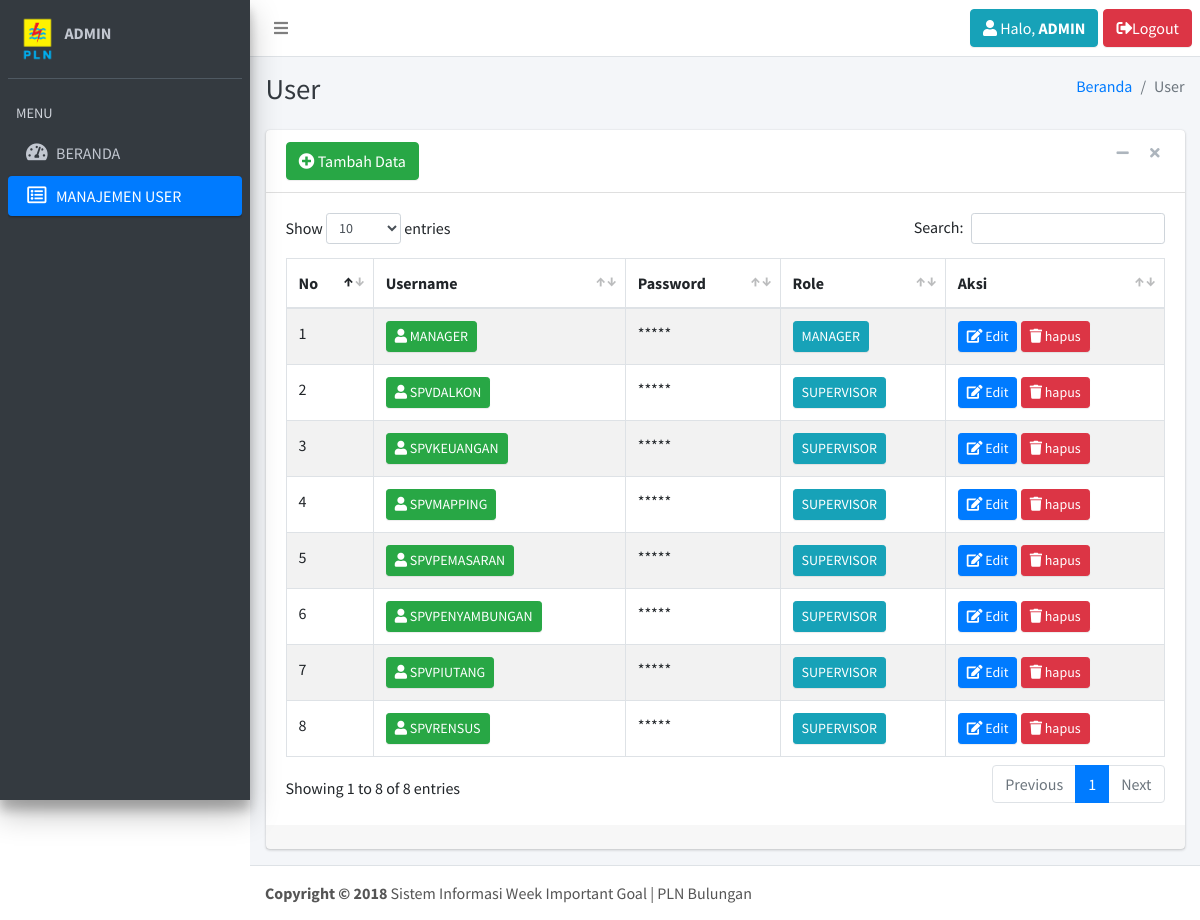
/index.php?page=user (signed in), run on the app's committed database.
### tables this page shows
CREATE TABLE `tbl_user` (
  `username` varchar(30) NOT NULL,
  `password` varchar(10) NOT NULL,
  `role` int(5) NOT NULL
);

### page/user/user.php (the view, shortened to what this page needs)
<div class="content-wrapper">
    <div class="content-header">
        <div class="container-fluid">
            <div class="row mb-2">
                <div class="col-sm-6">
                    <h1 class="m-0 text-dark">User</h1>
                </div>
                <div class="col-sm-6">
                    <ol class="breadcrumb float-sm-right">
                        <li class="breadcrumb-item"><a href="?page=beranda">Beranda</a></li>
                        <li class="breadcrumb-item active">User</li>
                    </ol>
                </div>
            </div>
        </div>
    </div>
    <div class="content">
        <div class="container-fluid">
            <div class="row">
                <div class="col-md-12">
                    <div class="card card-default">
                        <div class="card-header">
                            <a href="?page=usertambah" class="btn btn-success"><i class="fas fa-plus-circle"></i> Tambah Data</a>
                            <div class="card-tools">
                                <button type="button" class="btn btn-tool" data-widget="collapse"><i class="fa fa-minus"></i></button>
                                <button type="button" class="btn btn-tool" data-widget="remove"><i class="fa fa-remove"></i></button>
                            </div>
                        </div>
                        <div class="card-body">
                            <div class="row">
                                <div class="table-responsive">
                                    <table id="example1" class="table table-bordered table-striped">
                                        <thead>
                                            <tr>
                                                <th>No</th>
                                                <th>Username</th>
                                                <th>Password</th>
                                                <th>Role</th>
                                                <th>Aksi</th>
                                            </tr>
                                        </thead>
                                        <tbody>
                                            <?php
                                            $no = 1;
                                            $sql = mysqli_query($conn,"SELECT * FROM tbl_user WHERE role <> 0") or die (mysqli_error($conn));
                                            while($data = mysqli_fetch_array($sql)){ ?>
                                                <tr>
                                                    <td><?= $no ?></td>
                                                    <td><a class="btn btn-success btn-sm" href="#"><i class="fas fa-user"></i> <?= $data['username'] ?></a></td>
                                                    <td>*****</td>
                                                    <td>
                                                    <?php
                                                    if ($data['role'] == 1) {
                                                        echo "<a class='btn btn-info btn-sm' href='#'>MANAGER</a>";
                                                    } else {
                                                        echo "<a class='btn btn-info btn-sm' href='#'>SUPERVISOR</a>";
                                                    }
                                                    ?>
                                                    </td>
                                                    <td>
                                                        <a class="btn btn-primary btn-sm" href="?page=useredit&id=<?php echo $data['username']; ?>"><i class="fas fa-edit"></i> Edit</a>
                                                        <a class="btn btn-danger btn-sm" href="?page=userhapus&id=<?php echo $data['username']; ?>"><i class="fas fa-trash"></i> hapus</a>
                                                    </td>
                                                </tr>
                                            <?php $no++; } ?>
                                        </tbody>
                                    </table>
                                </div>
                            </div>
                        </div>
                        <div class="card-footer">
                        </div>
                    </div>
                </div>
            </div>
        </div>
    </div>
</div>
<footer class="main-footer">
        <strong>Copyright &copy; 2018</strong> Sistem Informasi Week Important Goal | PLN Bulungan
    </footer>
</div>

### header.php (shortened to what this page needs)
<?php
$user = $_SESSION['username'];
$sql = mysqli_query($conn, "SELECT * FROM tbl_user WHERE username='$user'");
$userdata = mysqli_fetch_array($sql);
?>
<ul class="navbar-nav">
    <li class="nav-item">
        <a class="nav-link" data-widget="pushmenu" href="#"><i class="fa fa-bars"></i></a>
    </li>
</ul>
<ul class="navbar-nav ml-auto">
    <li class="nav-item">
        <a class="btn btn-info" style="margin-right:5px;" href="#">
        <i class="fas fa-user"></i> Halo, <strong><?= strtoupper($userdata['username']) ?></strong>
        </a>
    </li>
    <li class="nav-item">
        <a class="btn btn-danger" href="?page=logout"><i class="fas fa-sign-out-alt"></i>Logout</a>
    </li>
</ul>

### sidebar.php (shortened to what this page needs)
<div class="sidebar">
    <div class="user-panel mt-3 pb-3 mb-3 d-flex">
        <div class="image">
            <img src="dist/img/PLN.png">
        </div>
        <div class="info">
            <a class="d-block"><strong><?= strtoupper($userdata['username']) ?></strong></a>
        </div>
    </div>
    <nav class="mt-2">
        <ul class="nav nav-pills nav-sidebar flex-column" data-widget="treeview" role="menu" data-accordion="false">
            <li class="nav-header">MENU</li>
            <li class="nav-item">
                <a href="?page=beranda" class="nav-link
                <?php if ($_GET['page'] == 'beranda'){ echo "active"; } ?>">
                <i class="nav-icon fas fa-tachometer-alt"></i>
                    <p>BERANDA</p>
                </a>
            </li>
            <?php if($userdata['role'] == 0) { ?>
            <li class="nav-item">
                <a href="?page=user" class="nav-link
                <?php if ($_GET['page'] == 'user' || $_GET['page'] == 'useredit' || $_GET['page'] == 'usereditpro' || $_GET['page'] == 'userhapus'
                         || $_GET['page'] == 'usertambah' || $_GET['page'] == 'usertambahpro'){ echo "active"; } ?>">
                <i class="nav-icon far fa-list-alt"></i>
                    <p>MANAJEMEN USER</p>
                </a>
            </li>
            <?php } ?>
        </ul>
    </nav>
</div>

### data on the page
tbl_user: username "ADMIN"
tbl_user: username "MANAGER", role "MANAGER"
tbl_user: username "SPVDALKON", role "SUPERVISOR"
tbl_user: username "SPVKEUANGAN", role "SUPERVISOR"
tbl_user: username "SPVMAPPING", role "SUPERVISOR"
tbl_user: username "SPVPEMASARAN", role "SUPERVISOR"
tbl_user: username "SPVPENYAMBUNGAN", role "SUPERVISOR"
tbl_user: username "SPVPIUTANG", role "SUPERVISOR"
tbl_user: username "SPVRENSUS", role "SUPERVISOR"
